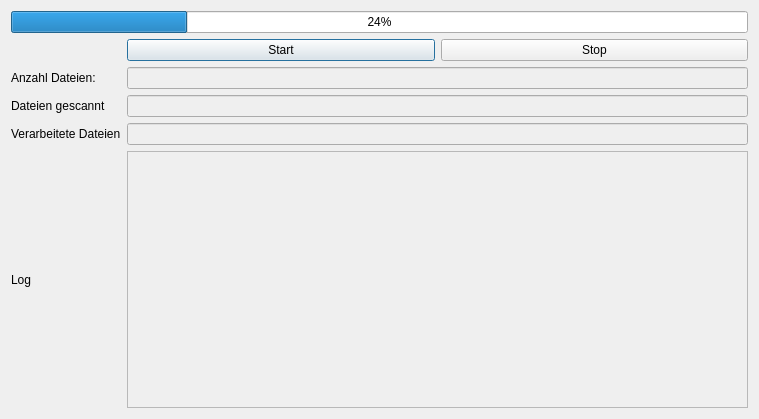
<?xml version="1.0" encoding="UTF-8"?>
<ui version="4.0">
 <class>Dialog</class>
 <widget class="QDialog" name="Dialog">
  <property name="geometry">
   <rect>
    <x>0</x>
    <y>0</y>
    <width>759</width>
    <height>419</height>
   </rect>
  </property>
  <property name="windowTitle">
   <string>Dialog</string>
  </property>
  <layout class="QVBoxLayout" name="verticalLayout_2">
   <item>
    <widget class="QProgressBar" name="pgb_progress">
     <property name="value">
      <number>24</number>
     </property>
    </widget>
   </item>
   <item>
    <layout class="QVBoxLayout" name="la_vertical_layout">
     <item>
      <layout class="QGridLayout" name="la_grid_layout">
       <item row="4" column="0">
        <widget class="QLabel" name="lbl_current_files_count">
         <property name="text">
          <string>Verarbeitete Dateien</string>
         </property>
        </widget>
       </item>
       <item row="1" column="1">
        <layout class="QHBoxLayout" name="la_actions">
         <item>
          <widget class="QPushButton" name="btn_start">
           <property name="text">
            <string>Start</string>
           </property>
          </widget>
         </item>
         <item>
          <widget class="QPushButton" name="btn_stop">
           <property name="text">
            <string>Stop</string>
           </property>
          </widget>
         </item>
        </layout>
       </item>
       <item row="5" column="0">
        <widget class="QLabel" name="lbl_log">
         <property name="text">
          <string>Log</string>
         </property>
        </widget>
       </item>
       <item row="2" column="1">
        <widget class="QLineEdit" name="le_files_count">
         <property name="enabled">
          <bool>false</bool>
         </property>
         <property name="alignment">
          <set>Qt::AlignRight|Qt::AlignTrailing|Qt::AlignVCenter</set>
         </property>
        </widget>
       </item>
       <item row="5" column="1">
        <widget class="QPlainTextEdit" name="pte_log">
         <property name="enabled">
          <bool>false</bool>
         </property>
        </widget>
       </item>
       <item row="4" column="1">
        <widget class="QLineEdit" name="le_current_files_count">
         <property name="enabled">
          <bool>false</bool>
         </property>
        </widget>
       </item>
       <item row="2" column="0">
        <widget class="QLabel" name="lbl_files_count">
         <property name="text">
          <string>Anzahl Dateien:</string>
         </property>
        </widget>
       </item>
       <item row="3" column="0">
        <widget class="QLabel" name="lbl_new_files">
         <property name="text">
          <string>Dateien gescannt</string>
         </property>
        </widget>
       </item>
       <item row="3" column="1">
        <widget class="QLineEdit" name="le_new_files">
         <property name="enabled">
          <bool>false</bool>
         </property>
        </widget>
       </item>
      </layout>
     </item>
    </layout>
   </item>
  </layout>
 </widget>
 <resources/>
 <connections/>
</ui>
